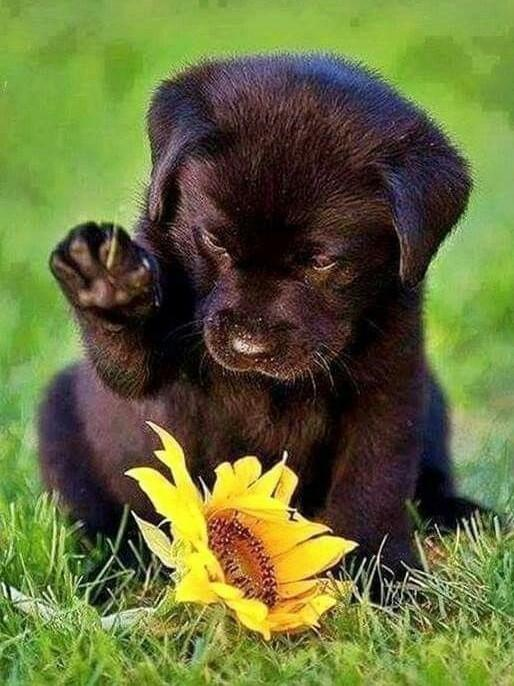
#> input picture photos/dog.jpg, 514 x 686 px
$ python contours.py
#> lines starting #> are read from the running program, lines starting #| are printed output that depends on the picture; after the words box and inside, x2 and y2 are one past the last pixel; in counts of white or black regions, pixels touching at a corner belong together
import cv2 as cv
import numpy as np

img=cv.imread("./photos/dog.jpg")
#> img is the input picture: shape (686, 514, 3); mean B, G, R 57.1, 108.6, 100.6
cv.imshow("Original_LZS",img)
blank_img =np.zeros(img.shape,dtype='uint8')
cv.imshow("blank", blank_img)
gray=cv.cvtColor(img,cv.COLOR_BGR2GRAY)
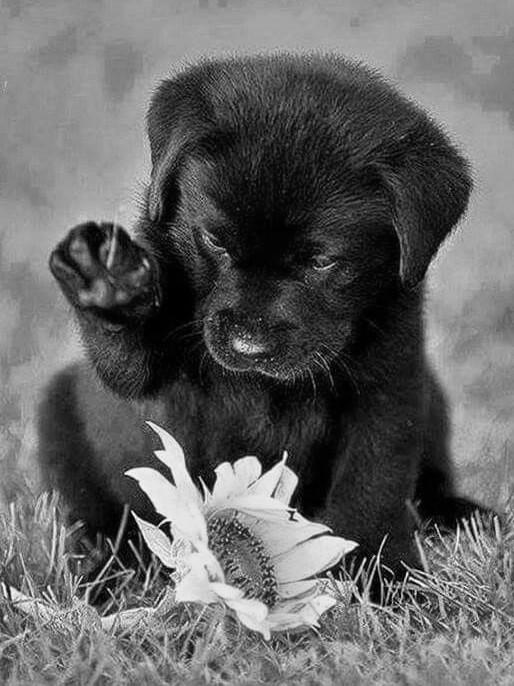
#> gray: shape (686, 514); min 0, max 254, mean 100.3

blur=cv.GaussianBlur(gray,(5,5),cv.BORDER_DEFAULT)
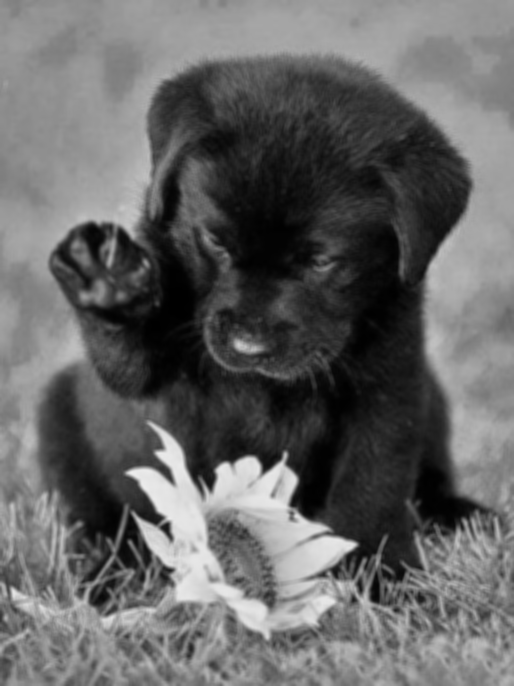
#> blur: shape (686, 514); min 0, max 238, mean 100.3

canny=cv.Canny(blur,125,175)
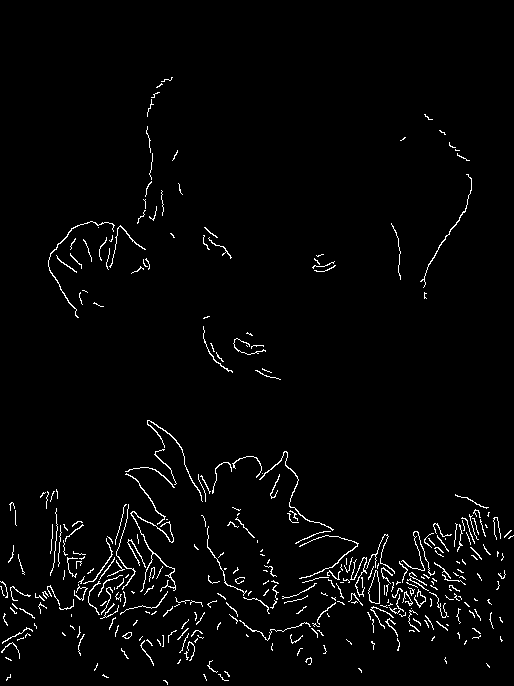
#> canny: shape (686, 514); 2.5% white in thin lines or dots, all inside (x1, y1, x2, y2) = (0, 77, 514, 685)
cv.imshow("Canny",canny)

#ret,thresh=cv.threshold(gray,127,255,cv.THRESH_BINARY)
#cv.imshow("Thresh",thresh)

contours,hierarchies=cv.findContours(canny,cv.RETR_LIST,cv.CHAIN_APPROX_SIMPLE)
#> contours = 347 contours, 326 with area under 20; largest, box (x1, y1, x2, y2) and area: (368, 570, 380, 604) 243, (368, 570, 380, 604) 240, (130, 511, 176, 592) 91, (48, 221, 115, 318) 57, (259, 451, 334, 531) 56
print("Number of contours found:", len(contours))
#| Number of contours found: 347
cv.drawContours(blank_img, contours, -1, (0, 255, 0), 1)
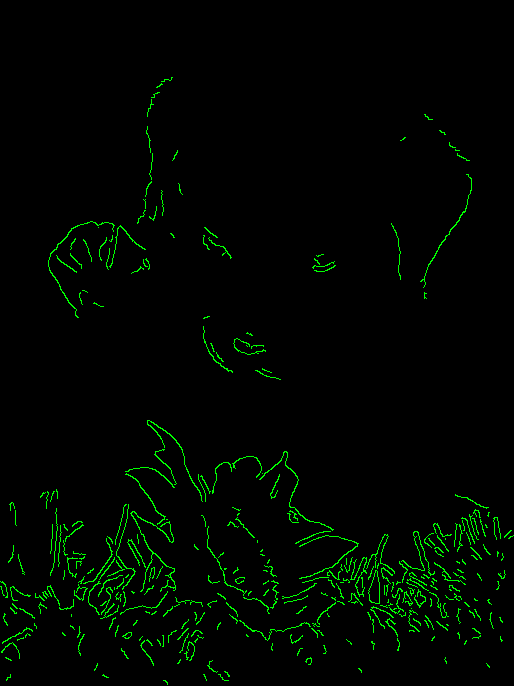
#> blank_img: shape (686, 514, 3); mean of channels 0, 1, 2 0, 6.3, 0; drawn as B, G, R
cv.imshow("Contours Displayed",blank_img)

cv.waitKey(0)

$ run again, with photos/balls.jpg copied over photos/dog.jpg
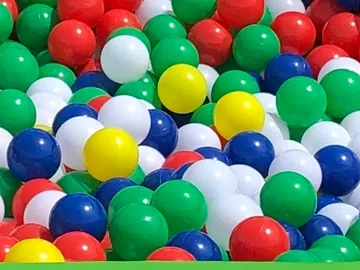
#> input picture photos/balls.jpg, 360 x 270 px
#> img is the input picture: shape (270, 360, 3); mean B, G, R 106.2, 131.9, 107
#> `canny=cv.Canny(blur,125,175)`:
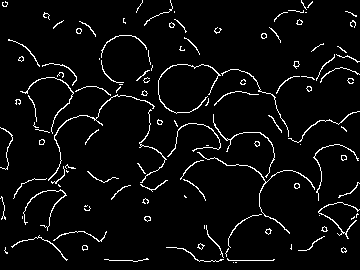
#> canny: shape (270, 360); 4.6% white in thin lines or dots
#> contours = 142 contours, 118 with area under 20; largest, box (x1, y1, x2, y2) and area: (197, 152, 315, 234) 62, (48, 94, 155, 181) 58, (158, 64, 221, 114) 50, (318, 202, 360, 239) 42, (20, 77, 74, 134) 40
#| Number of contours found: 142
#> `cv.drawContours(blank_img, contours, -1, (0, 255, 0), 1)`:
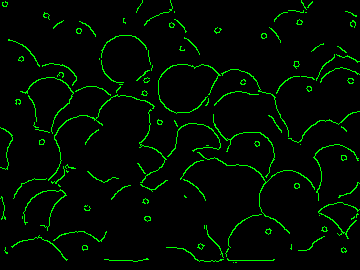
#> blank_img: shape (270, 360, 3); mean of channels 0, 1, 2 0, 11.7, 0; drawn as B, G, R
